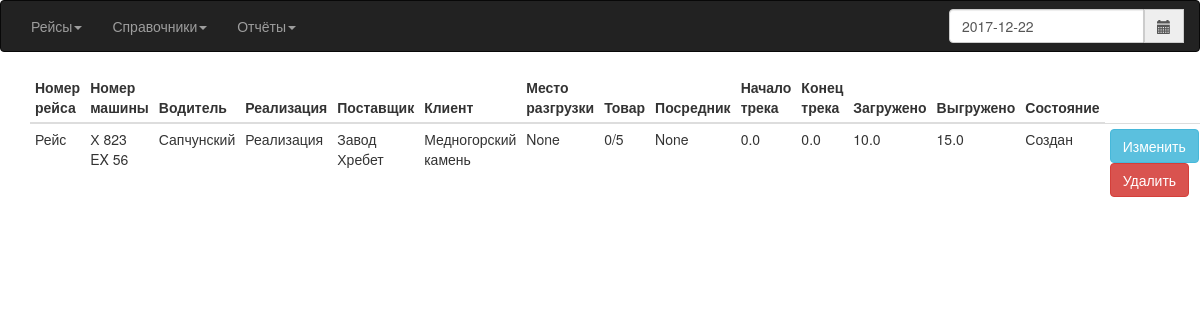
Page /RaceAll on the committed database.
### Avtoregion/models.py (models this page shows, shortened)
class Race(models.Model):
    CREATE = 'Создан'
    LOAD = 'Загружен'
    UNLOAD = 'Выгружен'
    FINISH = 'Закончен'
    END = 'Проведен'
    ACCIDENT = 'Авария'
    STATE = (
        (CREATE, 'Создан'),
        (LOAD, 'Зазгружен'),
        (UNLOAD, 'Выгружен'),
        (FINISH, 'Закончена'),
        (END, 'Проведена'),
        (ACCIDENT, 'Авария'),
    )
    TYPE = (
        ('Реализация', 'Реализация'),
        ('Услуга', 'Услуга')
    )
    id_race = models.AutoField(primary_key=True)
    name_race = models.CharField(max_length=5, default='Рейс')
    race_date = models.DateField(default=date.today)
    car = models.ForeignKey(Car)
    driver = models.ForeignKey(Driver)
    type_ship = models.CharField(default=TYPE[0], choices=TYPE, max_length=10)
    supplier = models.ForeignKey(Supplier)
    customer = models.ForeignKey(Customer)
    shipment = models.ForeignKey(Shipment, null=True, blank=True)
    product = models.ForeignKey(Product)
    mediator = models.ForeignKey(Mediator, null=True, blank=True)
    s_milage = models.FloatField(default=0)
    e_milage = models.FloatField(default=0)
    weight_load = models.FloatField(default=0)
    weight_unload = models.FloatField(default=0)
    comm = models.TextField(null=True, blank=True)
    state = models.CharField(default=STATE[0], choices=STATE, max_length=9)
    create_time = models.DateTimeField(auto_now=True)

class Car(models.Model):
    id_car = models.AutoField(primary_key=True)
    number = models.CharField(max_length=11, unique=True, verbose_name='Номер машины')
    pts = models.CharField(max_length=10, null=True, blank=True, verbose_name='ПТС')
    trailer = models.ForeignKey(Trailer, blank=True, null=True)
    def __str__(self):
        return '%s' % self.number

class Driver(models.Model):
    id_driver = models.AutoField(primary_key=True)
    name = models.CharField(max_length=50, verbose_name='Водитель')
    def __str__(self):
        return '%s' % self.name

class Supplier(models.Model):
    id_supplier = models.AutoField(primary_key=True)
    name = models.CharField(max_length=256, verbose_name='Поставщик')
    inn = models.DecimalField(max_digits=12, decimal_places=0, unique=True, null=True, blank=True, verbose_name='ИНН')
    def __str__(self):
        return '%s' % self.name

class Customer(models.Model):
    id_customer = models.AutoField(primary_key=True)
    name = models.CharField(max_length=256,  verbose_name='Клиент')
    inn = models.DecimalField(max_digits=12, decimal_places=0, unique=True, null=True, blank=True, verbose_name='ИНН')
    def __str__(self):
        return '%s' % self.name

class Product(models.Model):
    id_product = models.AutoField(primary_key=True)
    name = models.CharField(max_length=10, verbose_name='Груз')
    def __str__(self):
        return '%s' % self.name

### Avtoregion/views.py (the view)
# urls.py: url(r'^RaceAll$', views.RaceAll, name='Race'),
def RaceAll(req):
    if req.method == 'GET':
        qRace = Race.objects.all()
        return render(request=req, template_name='race.html', context={'qRace': qRace})

### templates/race.html (shortened to what this page needs)
{% extends "index.html" %}
{% block content %}
<div class="container">
 {% if qRace%}
	 <table class="table table-hover table-condensed table-responsive">
		 <thead>
			 <th>Номер рейса</th>
			 <th>Номер машины</th>
			 <th>Водитель</th>
			 <th>Реализация</th>
			 <th>Поставщик</th>
			 <th>Клиент</th>
			 <th>Место разгрузки</th>
			 <th>Товар</th>
			 <th>Посредник</th>
			 <th>Начало трека</th>
			 <th>Конец трека</th>
			 <th>Загружено</th>
			 <th>Выгружено</th>
			 <th>Состояние</th>
		 </thead>
	 {% for q in qRace%}
         <tbody>
	    <tr>
		 <td>
			{{ q.name_race}}
		 </td>
		 <td>
			{{ q.car}}
		 </td>
			<td>
				{{ q.driver}}
			</td>
			<td>
				{{ q.type_ship}}
			</td>
		  <td>
			  {{ q.supplier}}
		  </td>
		  <td>
			  {{ q.customer}}
		  </td>
		  <td>
			  {{ q.shipment}}
		  </td>
		  <td>
			  {{ q.product}}
		  </td>
		  <td>
			  {{ q.mediator}}
		  </td>
		  <td>
			  {{ q.s_milage}}
		  </td>
		  <td>
			  {{ q.e_milage}}
		  </td>
		  <td>
			  {{ q.weight_load}}
		  </td>
		  <td>
			  {{ q.weight_unload}}
		  </td>
		  <td>
			  {{ q.state}}
		  </td>
		 <td>
			<form action="Race/update" method="post">
              <button name="update" value="update" class="btn btn-info">Изменить</button>
			</form>
			 <form action="Race/delete" method="post">
			        <button name="delete" class="btn btn-danger">Удалить</button>
		  </form>
	     </td>
	    </tr>
     </tbody>
	 {% endfor %}
	 </table>
 {% endif %}
</div>
{% endblock %}

### rows in the picture
Race: name_race "Рейс", car "Х 823 EX 56", driver "Сапчунский", type_ship "Реализация", supplier "Завод Хребет", customer "Медногорский камень", shipment "None", product "0/5", mediator "None", s_milage "0.0", e_milage "0.0", weight_load "10.0", weight_unload "15.0", state "Создан"
